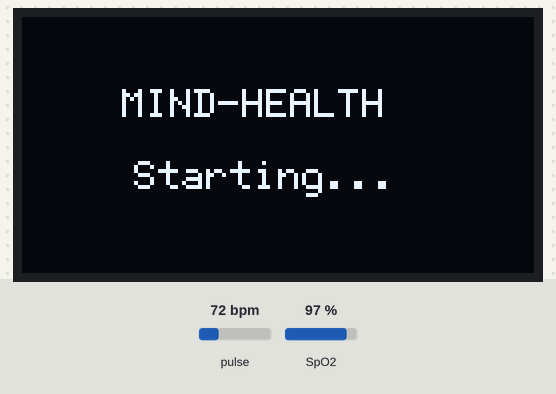
Bench run of a sketch on a simulated ESP32. On the bench: 128×64 one-colour display. The inputs (shaded band) are chosen by the test bench; at power-on: pulse 72 bpm, SpO2 97 %. What the sketch prints to the serial monitor is not drawn.

Above: at 1.1 s.
At 4.2 s:
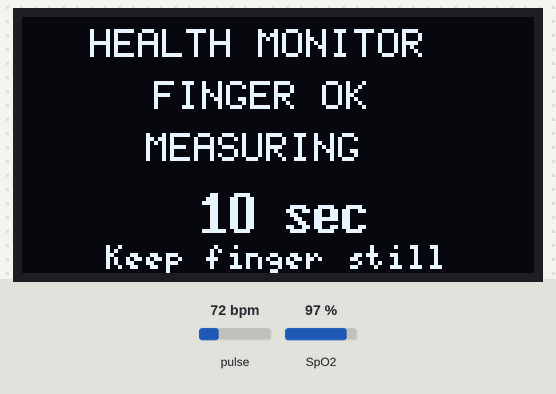
4.3 s: pulse set to 42 bpm
6.6 s: SpO2 set to 86 %
At 13.3 s:
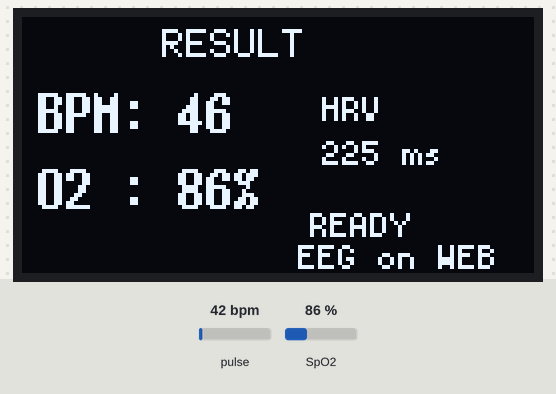
13.4 s: SpO2 set to 83 %
15.8 s: pulse set to 130 bpm
At 16.6 s:
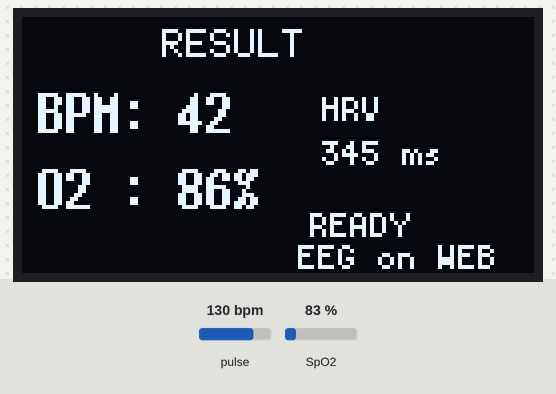
17.7 s: pulse set to 70 bpm
At 20.5 s:
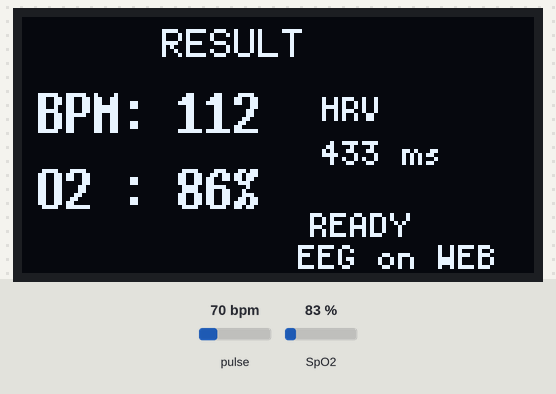
Timing chart, 0 to 21.5 s (numbered marks = the images above; inputs shaded):
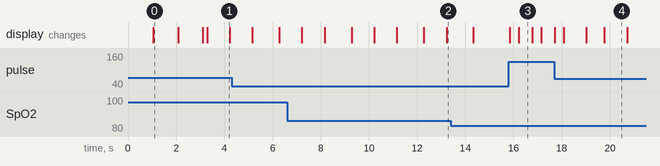

The sketch:

arduino_sketch.ino
```cpp
#include <Wire.h>
#include <U8g2lib.h>

#include "MAX30105.h"
#include "spo2_algorithm.h"

// =====================================================
// PINS
// =====================================================

#define SDA_PIN 21
#define SCL_PIN 22
#define BIOAMP_PIN 34

// =====================================================
// BIOAMP DEMO MODE
// =====================================================
// true  = BioAmp OUT disconnected; EEG values simulated
// false = real BioAmp on GPIO34
//
// NOTE:
// If using a 5V BioAmp with ESP32, use the required
// voltage divider/protection before GPIO34.
//
// =====================================================

#define BIOAMP_DEMO_MODE true

// =====================================================
// OLED
// =====================================================

U8G2_SH1106_128X64_NONAME_F_HW_I2C oled(
  U8G2_R0,
  U8X8_PIN_NONE
);

// =====================================================
// MAX30102
// =====================================================

MAX30105 sensor;

// =====================================================
// MAX30102 SETTINGS
// =====================================================

#define FINGER_THRESHOLD 10000

#define SPO2_SIZE 100

uint32_t irBuffer[SPO2_SIZE];
uint32_t redBuffer[SPO2_SIZE];

int spo2Index = 0;
int decimation = 0;

// =====================================================
// SENSOR VALUES
// =====================================================

uint32_t irValue = 0;
uint32_t redValue = 0;

bool fingerPresent = false;

int bpm = 0;
int bpmStable = 0;

int spo2 = 0;

int algorithmSpO2 = 0;
int algorithmSpO2Valid = 0;

// =====================================================
// MEASUREMENT
// =====================================================

bool measuring = false;
bool ready = false;

unsigned long measurementStart = 0;

#define MEASUREMENT_TIME 10000UL

// =====================================================
// HEARTBEAT DETECTION
// =====================================================

float irDC = 0;
float irAC = 0;

float previousAC = 0;
float previousPreviousAC = 0;

bool pulseArmed = true;

unsigned long lastPulseTime = 0;

#define MIN_BEAT_INTERVAL 300
#define MAX_BEAT_INTERVAL 1500

// =====================================================
// BPM HISTORY
// =====================================================

#define BPM_HISTORY 5

float bpmValues[BPM_HISTORY];

int bpmCount = 0;
int bpmIndex = 0;

// =====================================================
// HRV
// =====================================================

#define RR_SIZE 20

float rrValues[RR_SIZE];

int rrCount = 0;
int rrIndex = 0;

float hrvSDNN = 0;

// =====================================================
// EEG
// =====================================================

#define EEG_RATE 250
#define EEG_SIZE 250

int eegBuffer[EEG_SIZE];

int eegIndex = 0;

unsigned long lastEEGMicros = 0;

float alphaPower = 0;
float betaPower = 0;
float thetaPower = 0;

float betaAlphaRatio = 0;

int attention = 0;
int meditation = 0;

// =====================================================
// TIMERS
// =====================================================

unsigned long lastOLED = 0;
unsigned long lastSerial = 0;

// SEND JSON EVERY 200ms = 5 TIMES/SECOND
#define SERIAL_INTERVAL 200

// =====================================================
// MEDIAN
// =====================================================

float median(float *arr, int n) {

  if (n <= 0)
    return 0;

  float temp[BPM_HISTORY];

  for (int i = 0; i < n; i++)
    temp[i] = arr[i];

  for (int i = 0; i < n - 1; i++) {

    for (int j = i + 1; j < n; j++) {

      if (temp[j] < temp[i]) {

        float t = temp[i];
        temp[i] = temp[j];
        temp[j] = t;
      }
    }
  }

  if (n % 2)
    return temp[n / 2];

  return (
    temp[n / 2] +
    temp[n / 2 - 1]
  ) / 2.0;
}

// =====================================================
// RESET
// =====================================================

void resetAll() {

  bpm = 0;
  bpmStable = 0;

  spo2 = 0;

  spo2Index = 0;
  decimation = 0;

  bpmCount = 0;
  bpmIndex = 0;

  rrCount = 0;
  rrIndex = 0;

  hrvSDNN = 0;

  lastPulseTime = 0;

  pulseArmed = true;

  measuring = false;
  ready = false;

  measurementStart = 0;

  // Reset heartbeat waveform state
  irDC = 0;
  irAC = 0;

  previousAC = 0;
  previousPreviousAC = 0;

  for (int i = 0; i < BPM_HISTORY; i++)
    bpmValues[i] = 0;

  for (int i = 0; i < RR_SIZE; i++)
    rrValues[i] = 0;
}

// =====================================================
// HEARTBEAT DETECTION
// =====================================================

void detectHeartbeat(uint32_t ir) {

  if (!fingerPresent)
    return;

  // Slowly track DC component
  if (irDC == 0)
    irDC = ir;

  irDC =
    irDC * 0.95 +
    ir * 0.05;

  // Remove DC
  irAC =
    ir - irDC;

  // Dynamic threshold
  float threshold =
    max(
      250.0f,
      irDC * 0.0025f
    );

  // Local peak detection
  bool peak =
    previousAC > previousPreviousAC &&
    previousAC > irAC &&
    previousAC > threshold;

  if (peak && pulseArmed) {

    unsigned long now =
      millis();

    if (lastPulseTime > 0) {

      unsigned long interval =
        now - lastPulseTime;

      // Valid heart interval
      if (
        interval >= MIN_BEAT_INTERVAL &&
        interval <= MAX_BEAT_INTERVAL
      ) {

        float newBPM =
          60000.0 /
          interval;

        if (
          newBPM >= 40 &&
          newBPM <= 200
        ) {

          bpm =
            (int)newBPM;

          // -------------------------------------------
          // BPM HISTORY
          // -------------------------------------------

          bpmValues[bpmIndex] =
            newBPM;

          bpmIndex++;

          if (bpmIndex >= BPM_HISTORY)
            bpmIndex = 0;

          if (bpmCount < BPM_HISTORY)
            bpmCount++;

          float med =
            median(
              bpmValues,
              bpmCount
            );

          // -------------------------------------------
          // BPM SMOOTHING
          // -------------------------------------------

          if (bpmStable == 0) {

            bpmStable =
              (int)med;

          }
          else {

            bpmStable =
              (int)(
                bpmStable * 0.7 +
                med * 0.3
              );
          }

          // -------------------------------------------
          // HRV
          // -------------------------------------------

          rrValues[rrIndex] =
            interval;

          rrIndex++;

          if (rrIndex >= RR_SIZE)
            rrIndex = 0;

          if (rrCount < RR_SIZE)
            rrCount++;

          if (rrCount >= 2) {

            float sum = 0;

            for (
              int i = 0;
              i < rrCount;
              i++
            ) {

              sum +=
                rrValues[i];
            }

            float mean =
              sum / rrCount;

            float variance = 0;

            for (
              int i = 0;
              i < rrCount;
              i++
            ) {

              float d =
                rrValues[i] -
                mean;

              variance +=
                d * d;
            }

            variance /=
              rrCount;

            hrvSDNN =
              sqrt(variance);
          }
        }
      }
    }

    lastPulseTime =
      now;

    pulseArmed =
      false;
  }

  // Re-arm
  if (
    irAC <
    threshold * 0.3
  ) {

    pulseArmed =
      true;
  }

  previousPreviousAC =
    previousAC;

  previousAC =
    irAC;
}

// =====================================================
// SPO2
// =====================================================

void processSpO2(
  uint32_t ir,
  uint32_t red
) {

  if (!fingerPresent)
    return;

  /*
     MAX30102:
     100 Hz

     SpO2:
     25 Hz

     Therefore take every 4th sample.
  */

  decimation++;

  if (decimation < 4)
    return;

  decimation = 0;

  if (spo2Index < SPO2_SIZE) {

    irBuffer[spo2Index] =
      ir;

    redBuffer[spo2Index] =
      red;

    spo2Index++;

    return;
  }

  int32_t algorithmHR;
  int32_t algorithmO2;

  int8_t validHR;
  int8_t validO2;

  maxim_heart_rate_and_oxygen_saturation(
    irBuffer,
    SPO2_SIZE,
    redBuffer,
    &algorithmO2,
    &validO2,
    &algorithmHR,
    &validHR
  );

  algorithmSpO2 =
    algorithmO2;

  algorithmSpO2Valid =
    validO2;

  /*
     Accept sensible SpO2.
  */

  if (
    validO2 &&
    algorithmO2 >= 85 &&
    algorithmO2 <= 100
  ) {

    if (spo2 == 0) {

      spo2 =
        algorithmO2;

    }
    else {

      if (
        abs(
          algorithmO2 -
          spo2
        ) <= 5
      ) {

        spo2 =
          (spo2 * 0.8) +
          (algorithmO2 * 0.2);
      }
    }
  }

  /*
     Shift last 75 samples.
  */

  for (
    int i = 25;
    i < 100;
    i++
  ) {

    irBuffer[i - 25] =
      irBuffer[i];

    redBuffer[i - 25] =
      redBuffer[i];
  }

  /*
     Next 25 samples
     go into 75-99.
  */

  spo2Index = 75;
}

// =====================================================
// MAX30102 PROCESSING
// =====================================================

void processMAX30102() {

  while (
    sensor.available()
  ) {

    irValue =
      sensor.getIR();

    redValue =
      sensor.getRed();

    // Finger detection
    fingerPresent =
      irValue >
      FINGER_THRESHOLD;

    if (!fingerPresent) {

      resetAll();
    }

    else {

      // Start measurement
      if (
        !measuring &&
        !ready
      ) {

        measuring =
          true;

        measurementStart =
          millis();
      }

      // BPM
      detectHeartbeat(
        irValue
      );

      // SpO2
      processSpO2(
        irValue,
        redValue
      );
    }

    sensor.nextSample();
  }
}

// =====================================================
// EEG BAND POWER
// =====================================================

float bandPower(
  int *data,
  int size,
  float sampleRate,
  float low,
  float high
) {

  float total =
    0;

  int start =
    (int)(
      low *
      size /
      sampleRate
    );

  int end =
    (int)(
      high *
      size /
      sampleRate
    );

  if (start < 1)
    start = 1;

  if (end >= size / 2)
    end =
      size / 2 - 1;

  float mean =
    0;

  for (
    int i = 0;
    i < size;
    i++
  ) {

    mean +=
      data[i];
  }

  mean /=
    size;

  for (
    int k = start;
    k <= end;
    k++
  ) {

    float freq =
      k *
      sampleRate /
      size;

    float omega =
      2.0 *
      PI *
      freq /
      sampleRate;

    float coeff =
      2.0 *
      cos(omega);

    float q0 = 0;
    float q1 = 0;
    float q2 = 0;

    for (
      int i = 0;
      i < size;
      i++
    ) {

      float x =
        data[i] -
        mean;

      q0 =
        coeff *
        q1 -
        q2 +
        x;

      q2 =
        q1;

      q1 =
        q0;
    }

    float power =
      q1 * q1 +
      q2 * q2 -
      coeff *
      q1 *
      q2;

    if (power > 0)
      total +=
        power;
  }

  return total;
}

// =====================================================
// EEG CALCULATION
// =====================================================

void calculateEEG() {

  float theta =
    bandPower(
      eegBuffer,
      EEG_SIZE,
      EEG_RATE,
      4,
      7
    );

  float alpha =
    bandPower(
      eegBuffer,
      EEG_SIZE,
      EEG_RATE,
      8,
      12
    );

  float beta =
    bandPower(
      eegBuffer,
      EEG_SIZE,
      EEG_RATE,
      13,
      30
    );

  float total =
    theta +
    alpha +
    beta;

  if (total <= 0)
    return;

  thetaPower =
    theta /
    total *
    100;

  alphaPower =
    alpha /
    total *
    100;

  betaPower =
    beta /
    total *
    100;

  if (alphaPower > 0) {

    betaAlphaRatio =
      betaPower /
      alphaPower;
  }
  else {

    betaAlphaRatio =
      0;
  }

  attention =
    constrain(
      (int)(
        betaPower * 1.5 +
        thetaPower * 0.2
      ),
      0,
      100
    );

  meditation =
    constrain(
      (int)(
        alphaPower * 1.4 +
        thetaPower * 0.3 -
        betaPower * 0.3
      ),
      0,
      100
    );
}

// =====================================================
// EEG
// =====================================================

void processEEG() {

#if BIOAMP_DEMO_MODE

  /*
     DEMO MODE

     BioAmp is disconnected.
     EEG values are simulated.
  */

  float t =
    millis() /
    1000.0f;

  float a =
    34.0f +
    6.0f *
    sin(
      t * 0.35f
    );

  float b =
    31.0f +
    5.0f *
    sin(
      t * 0.27f +
      1.1f
    );

  float th =
    35.0f +
    5.0f *
    sin(
      t * 0.22f +
      2.0f
    );

  float total =
    a + b + th;

  if (total > 0) {

    alphaPower =
      a /
      total *
      100.0f;

    betaPower =
      b /
      total *
      100.0f;

    thetaPower =
      th /
      total *
      100.0f;
  }

  if (alphaPower > 0.01f) {

    betaAlphaRatio =
      betaPower /
      alphaPower;
  }
  else {

    betaAlphaRatio =
      0;
  }

  attention =
    constrain(
      (int)(
        betaPower * 1.5f +
        thetaPower * 0.2f
      ),
      0,
      100
    );

  meditation =
    constrain(
      (int)(
        alphaPower * 1.4f +
        thetaPower * 0.3f -
        betaPower * 0.3f
      ),
      0,
      100
    );

#else

  /*
     REAL BIOAMP
  */

  unsigned long now =
    micros();

  if (
    now - lastEEGMicros <
    (1000000UL /
     EEG_RATE)
  )
    return;

  lastEEGMicros =
    now;

  eegBuffer[eegIndex] =
    analogRead(
      BIOAMP_PIN
    );

  eegIndex++;

  if (
    eegIndex >=
    EEG_SIZE
  ) {

    eegIndex = 0;

    calculateEEG();
  }

#endif
}

// =====================================================
// OLED
// =====================================================

void drawOLED() {

  oled.clearBuffer();

  oled.setFont(
    u8g2_font_6x12_tf
  );

  // ===================================================
  // NO FINGER
  // ===================================================

  if (!fingerPresent) {

    oled.drawStr(
      17,
      14,
      "HEALTH MONITOR"
    );

    oled.drawStr(
      20,
      34,
      "PLACE FINGER"
    );

    oled.drawStr(
      22,
      51,
      "on MAX30102"
    );

    oled.drawStr(
      25,
      63,
      "Waiting..."
    );
  }

  // ===================================================
  // MEASURING
  // ===================================================

  else if (
    measuring &&
    !ready
  ) {

    unsigned long elapsed =
      millis() -
      measurementStart;

    int remaining =
      10 -
      elapsed / 1000;

    if (remaining < 0)
      remaining = 0;

    oled.drawStr(
      17,
      10,
      "HEALTH MONITOR"
    );

    oled.drawStr(
      33,
      23,
      "FINGER OK"
    );

    oled.drawStr(
      31,
      36,
      "MEASURING"
    );

    oled.setFont(
      u8g2_font_7x14B_tf
    );

    char timeText[15];

    sprintf(
      timeText,
      "%d sec",
      remaining
    );

    oled.drawStr(
      45,
      54,
      timeText
    );

    oled.setFont(
      u8g2_font_5x8_tf
    );

    oled.drawStr(
      21,
      63,
      "Keep finger still"
    );
  }

  // ===================================================
  // RESULT
  // ===================================================

  else {

    oled.drawStr(
      35,
      10,
      "RESULT"
    );

    oled.setFont(
      u8g2_font_7x14B_tf
    );

    char bpmText[20];

    if (bpmStable > 0) {

      sprintf(
        bpmText,
        "BPM: %d",
        bpmStable
      );
    }
    else {

      sprintf(
        bpmText,
        "BPM: --"
      );
    }

    oled.drawStr(
      4,
      29,
      bpmText
    );

    char spo2Text[20];

    if (spo2 > 0) {

      sprintf(
        spo2Text,
        "O2 : %d%%",
        spo2
      );
    }
    else {

      sprintf(
        spo2Text,
        "O2 : --"
      );
    }

    oled.drawStr(
      4,
      48,
      spo2Text
    );

    oled.setFont(
      u8g2_font_5x8_tf
    );

    oled.drawStr(
      75,
      26,
      "HRV"
    );

    char hrvText[15];

    sprintf(
      hrvText,
      "%.0f ms",
      hrvSDNN
    );

    oled.drawStr(
      75,
      37,
      hrvText
    );

    oled.drawStr(
      72,
      55,
      "READY"
    );

    oled.drawStr(
      69,
      63,
      "EEG on WEB"
    );
  }

  oled.sendBuffer();
}

// =====================================================
// JSON SERIAL OUTPUT
// =====================================================
//
// IMPORTANT:
// ONE JSON OBJECT = ONE SERIAL LINE
//
// Do NOT put debugging Serial.print() statements here.
// Your Python reader can parse these lines directly.
//

void printJSON() {

  Serial.print("{");

  // Sensor
  Serial.print("\"finger\":");
  Serial.print(
    fingerPresent ? 1 : 0
  );

  // Heart rate
  Serial.print(",\"bpm\":");
  Serial.print(
    bpmStable
  );

  // SpO2
  Serial.print(",\"spo2\":");
  Serial.print(
    spo2
  );

  // HRV
  Serial.print(",\"hrv_sdnn\":");
  Serial.print(
    hrvSDNN,
    2
  );

  // EEG
  Serial.print(",\"alpha\":");
  Serial.print(
    alphaPower,
    2
  );

  Serial.print(",\"beta\":");
  Serial.print(
    betaPower,
    2
  );

  Serial.print(",\"theta\":");
  Serial.print(
    thetaPower,
    2
  );

  Serial.print(",\"ba_ratio\":");
  Serial.print(
    betaAlphaRatio,
    2
  );

  // Mental state
  Serial.print(",\"attention\":");
  Serial.print(
    attention
  );

  Serial.print(",\"meditation\":");
  Serial.print(
    meditation
  );

  // Raw MAX30102
  Serial.print(",\"ir\":");
  Serial.print(
    irValue
  );

  // SpO2 diagnostic
  Serial.print(",\"algorithm_spo2\":");
  Serial.print(
    algorithmSpO2
  );

  Serial.print(",\"algorithm_spo2_valid\":");
  Serial.print(
    algorithmSpO2Valid
  );

  // Measurement state
  Serial.print(",\"measuring\":");
  Serial.print(
    measuring ? 1 : 0
  );

  Serial.print(",\"ready\":");
  Serial.print(
    ready ? 1 : 0
  );

  // End JSON
  Serial.println("}");
}

// =====================================================
// SETUP
// =====================================================

void setup() {

  /*
     USB Serial is ONLY for JSON telemetry.
     Baud rate must match reader.py.
  */

  Serial.begin(115200);

  delay(1000);

  // I2C
  Wire.begin(
    SDA_PIN,
    SCL_PIN
  );

  // ===================================================
  // OLED
  // ===================================================

  oled.begin();

  oled.clearBuffer();

  oled.setFont(
    u8g2_font_6x12_tf
  );

  oled.drawStr(
    25,
    25,
    "MIND-HEALTH"
  );

  oled.drawStr(
    28,
    43,
    "Starting..."
  );

  oled.sendBuffer();

  delay(1000);

  // ===================================================
  // MAX30102
  // ===================================================

  if (
    !sensor.begin(
      Wire,
      I2C_SPEED_FAST
    )
  ) {

    /*
       MAX30102 not found.
       Show error on OLED and send a JSON error
       packet so reader.py can report the problem.
    */

    oled.clearBuffer();

    oled.setFont(
      u8g2_font_6x12_tf
    );

    oled.drawStr(
      15,
      25,
      "MAX30102 ERROR"
    );

    oled.drawStr(
      15,
      43,
      "Check wiring"
    );

    oled.sendBuffer();

    // Send periodic JSON error so reader.py knows
    while (1) {
      Serial.println("{\"error\":\"MAX30102_NOT_FOUND\",\"finger\":0,\"bpm\":0,\"spo2\":0,\"hrv_sdnn\":0,\"alpha\":0,\"beta\":0,\"theta\":0,\"ba_ratio\":0,\"attention\":0,\"meditation\":0,\"ir\":0,\"algorithm_spo2\":0,\"algorithm_spo2_valid\":0,\"measuring\":0,\"ready\":0}");
      delay(2000);
    }
  }

  /*
     MAX30102 configuration

     LED brightness = 60
     Average        = 1
     Mode           = RED + IR
     Sample rate    = 100 Hz
     Pulse width    = 411
     ADC range      = 4096
  */

  sensor.setup(
    60,
    1,
    2,
    100,
    411,
    4096
  );

  sensor.setPulseAmplitudeRed(
    0x3C
  );

  sensor.setPulseAmplitudeIR(
    0x3C
  );

  sensor.setPulseAmplitudeGreen(
    0
  );

  resetAll();

  // Ready screen
  oled.clearBuffer();

  oled.setFont(
    u8g2_font_6x12_tf
  );

  oled.drawStr(
    20,
    25,
    "SYSTEM READY"
  );

  oled.drawStr(
    18,
    45,
    "Place Finger"
  );

  oled.sendBuffer();

  delay(1000);
}

// =====================================================
// LOOP
// =====================================================

void loop() {

  // ---------------------------------------------------
  // MAX30102
  // ---------------------------------------------------

  sensor.check();

  processMAX30102();

  // ---------------------------------------------------
  // EEG
  // ---------------------------------------------------

  processEEG();

  // ---------------------------------------------------
  // MEASUREMENT TIMER
  // ---------------------------------------------------

  if (
    measuring &&
    millis() -
    measurementStart >=
    MEASUREMENT_TIME
  ) {

    measuring = false;

    ready = true;
  }

  // ---------------------------------------------------
  // OLED
  // ---------------------------------------------------

  if (
    millis() -
    lastOLED >=
    150
  ) {

    lastOLED =
      millis();

    drawOLED();
  }

  // ---------------------------------------------------
  // JSON TO COMPUTER
  // ---------------------------------------------------

  if (
    millis() -
    lastSerial >=
    SERIAL_INTERVAL
  ) {

    lastSerial =
      millis();

    printJSON();
  }

  delay(1);
}
```

Measured:
- what the display in image 0 shows lasts 1.0 s, from 1.1 s to 2.1 s
- what the display in image 1 shows lasts 0.9 s, from 3.3 s to 4.2 s
- what the display in image 3 shows lasts 0.6 s, from 16.2 s to 16.8 s
